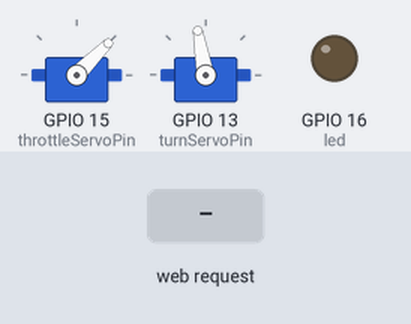
The program below on a simulated ESP8266 (NodeMCU). On the bench: 2 × servo, output pins drawn as LEDs (lit = HIGH). Inputs (shaded band) come from the test bench. WiFi joins after 1.5 s; servers stay silent unless stated; what the program prints to the serial monitor is not drawn.

Above: at 3.2 s.
3.3 s: HTTP request GET /forward received
At 3.55 s:
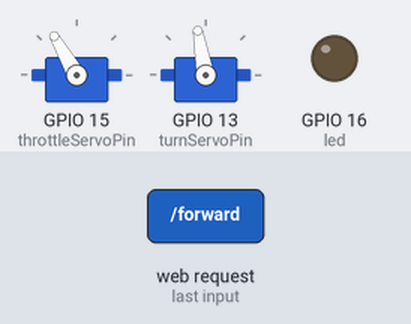
5.3 s: HTTP request GET /backward received
At 5.55 s:
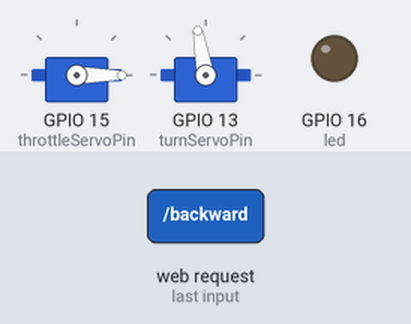
7.3 s: HTTP request GET /left received
At 7.55 s:
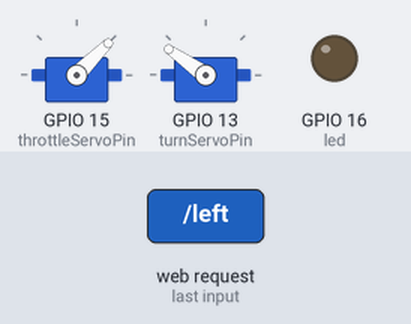
9.3 s: HTTP request GET /right received
At 9.55 s:
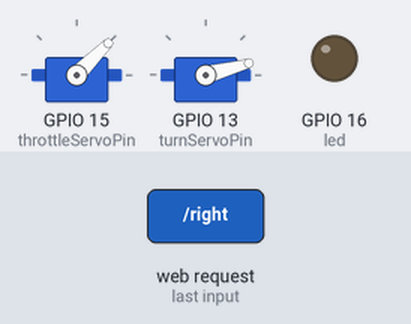
Timing chart, 0 to 12.3 s (numbered marks = the images above; inputs shaded):
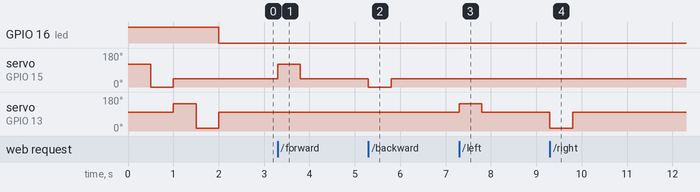

Measured:
- after the input at 3.3 s, servo on GPIO 15 (throttleServoPin): 45° → 120° at once, → 45° 0.50 s later
- after the input at 5.3 s, servo on GPIO 15 (throttleServoPin): 45° → 0° at once, → 45° 0.50 s later
- after the input at 7.3 s, servo on GPIO 13 (turnServoPin): 100° → 145° at once, → 100° 0.50 s later
- after the input at 9.3 s, servo on GPIO 13 (turnServoPin): 100° → 15° at once, → 100° 0.50 s later

The program:

main.cpp
```cpp
#include "Arduino.h"
#include <Servo.h>
#include <ESP8266WiFi.h>
#include <WiFiClient.h>
#include <ESP8266WebServer.h>
#include <ESP8266mDNS.h>

const char *ssid = "NurBaute";
const char *password = "5XWp7Q%G";

Servo throttleServo;
Servo turnServo;
ESP8266WebServer server(80);

const int led = 16;
const int throttleServoPin = 15;
const int turnServoPin = 13;

const int throttleNeutralDeg = 45;
const int throttleForwardDeg =  120;
const int throttleBackwardDeg = -10;
const int throttleDelay = 500;

const int turnNeutralDeg = 100;
const int turnLeftDeg = 145;
const int turnRightDeg = 15;
const int turnDelay = 500;

void handleRoot()
{
  digitalWrite(led, HIGH);
  server.send(200, "text/html",
              "<html>"
              "<head>"
              "<meta name='viewport' content = 'width=device-width, initial-scale=1' />"
              "</head>"
              "<body>"
              "<form onSubmit=\"return false\">"
              "<button onClick=\"fetch('/forward')\">Forward</button><br>"
              "<button onClick=\"fetch('/backward')\">Backward</button><br>"
              "<button onClick=\"fetch('/left')\">Left</button><br>"
              "<button onClick=\"fetch('/right')\">Right</button><br>"
              "</form>"
              "</body>"
              "</html>");
  digitalWrite(led, LOW);
}

void handleForward(void)
{
  throttleServo.write(throttleForwardDeg);
  delay(throttleDelay);
  throttleServo.write(throttleNeutralDeg);
  server.send(200, "text/plain", "went forward");
}

void handleBackward(void)
{
  throttleServo.write(throttleBackwardDeg);
  delay(throttleDelay);
  throttleServo.write(throttleNeutralDeg);
  server.send(200, "text/plain", "went backward");
}

void handleLeft(void)
{
  turnServo.write(turnLeftDeg);
  delay(turnDelay);
  turnServo.write(turnNeutralDeg);
  server.send(200, "text/plain", "rotated left");
}

void handleRight(void)
{
  turnServo.write(turnRightDeg);
  delay(turnDelay);
  turnServo.write(turnNeutralDeg);
  server.send(200, "text/plain", "rotated right");
}

void demoServos()
{
  handleForward();
  handleBackward();
  handleLeft();
  handleRight();
}

void handleNotFound()
{
  digitalWrite(led, 1);
  String message = "File Not Found\n\n";
  message += "URI: ";
  message += server.uri();
  message += "\nMethod: ";
  message += (server.method() == HTTP_GET) ? "GET" : "POST";
  message += "\nArguments: ";
  message += server.args();
  message += "\n";
  for (uint8_t i = 0; i < server.args(); i++)
  {
    message += " " + server.argName(i) + ": " + server.arg(i) + "\n";
  }
  server.send(404, "text/plain", message);
  digitalWrite(led, 0);
}

void setup(void)
{
  throttleServo.attach(throttleServoPin);
  throttleServo.write(throttleNeutralDeg);
  turnServo.attach(turnServoPin);
  turnServo.write(turnNeutralDeg);
  pinMode(led, OUTPUT);
  digitalWrite(led, HIGH);
  Serial.begin(115200);
  WiFi.mode(WIFI_STA);
  WiFi.begin(ssid, password);
  Serial.println("");

  demoServos();

  // Wait for connection
  while (WiFi.status() != WL_CONNECTED)
  {
    delay(500);
    Serial.print(".");
  }
  Serial.println("");
  Serial.print("Connected to ");
  Serial.println(ssid);
  Serial.print("IP address: ");
  Serial.println(WiFi.localIP());

  if (MDNS.begin("esp8266"))
  {
    Serial.println("MDNS responder started");
  }

  server.on("/", handleRoot);

  server.on("/forward", handleForward);
  server.on("/backward", handleBackward);
  server.on("/left", handleLeft);
  server.on("/right", handleRight);

  server.onNotFound(handleNotFound);

  server.begin();
  Serial.println("HTTP server started");
  digitalWrite(led, LOW);
}

void loop(void)
{
  server.handleClient();
}
```
